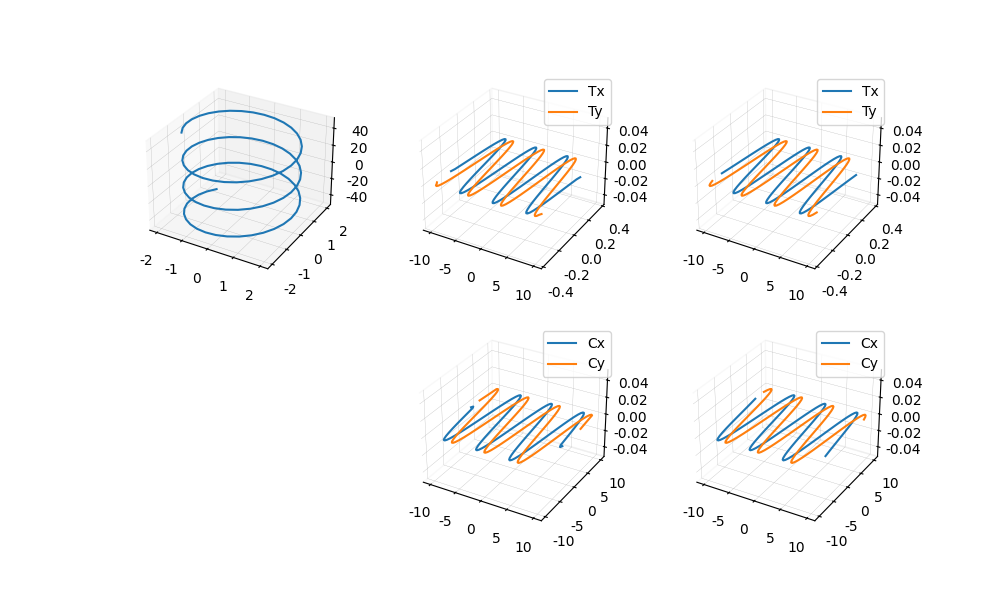

The Python source for this figure:
import numpy as np 
from sympy import *
import matplotlib.pyplot as plt 

plt.rcParams['font.sans-serif'] = ['Microsoft JhengHei'] 
plt.rcParams['axes.unicode_minus'] = False

t = np.linspace(-10,10,100)

x, y, z = 2*np.cos(t), 2*np.sin(t), 5*t
x1, y1, z1 = np.gradient(x,t), np.gradient(y,t), np.gradient(z,t)
x2, y2, z2 = np.gradient(x1,t), np.gradient(y1,t), np.gradient(z1,t)

x_1, y_1, z_1 = -2*np.sin(t), 2*np.cos(t), 5
x_2, y_2, z_2 = -2*np.cos(t), -2*np.sin(t), 0

r=Symbol('r')
xs, ys, zs = 2*cos(r), 2*sin(r), 5*r
xs1, ys1, zs1 = diff(xs,r), diff(ys,r), diff(zs,r)
xs2, ys2, zs2 = diff(xs1,r), diff(ys1,r), diff(zs1,r)

fig = plt.figure(figsize=(10,6))
plt.tight_layout(pad=2)

ax=fig.add_subplot(231, projection='3d')
ax.xaxis._axinfo["grid"]['linewidth']=0.2
ax.yaxis._axinfo["grid"]['linewidth']=0.2
ax.zaxis._axinfo["grid"]['linewidth']=0.2
ax.plot(x,y,z)

Ab1=np.sqrt(np.power(x1,2)+np.power(y1,2)+np.power(z1,2))
Ab2=np.sqrt(np.power(x_1,2)+np.power(y_1,2)+np.power(z_1,2))

Tx1, Ty1, Tz1 = x1/Ab1.mean(), y1/Ab1.mean(), z1/Ab1.mean()
ax=fig.add_subplot(232, projection='3d')
ax.xaxis.pane.fill = False
ax.yaxis.pane.fill = False
ax.zaxis.pane.fill = False
ax.xaxis._axinfo["grid"]['linewidth']=0.2
ax.yaxis._axinfo["grid"]['linewidth']=0.2
ax.zaxis._axinfo["grid"]['linewidth']=0.2
ax.plot(t,Tx1,0)
ax.plot(t,Ty1,0)
# plt.title("電腦微分",fontsize=10)
plt.legend(['Tx', 'Ty'])

Tx2, Ty2, Tz2 = x_1/Ab2[0], y_1/Ab2[0], z_1/Ab2[0]
ax=fig.add_subplot(233, projection='3d')
ax.xaxis.pane.fill = False
ax.yaxis.pane.fill = False
ax.zaxis.pane.fill = False
ax.xaxis._axinfo["grid"]['linewidth']=0.2
ax.yaxis._axinfo["grid"]['linewidth']=0.2
ax.zaxis._axinfo["grid"]['linewidth']=0.2
ax.plot(t,Tx2,0)
ax.plot(t,Ty2,0)
plt.legend(['Tx', 'Ty'])


Cx1, Cy1, Cz1 = y1*z2-y2*z1, -x1*z2+x2*z1, x1*y2-x2*y1
ax=fig.add_subplot(235, projection='3d')
ax.xaxis.pane.fill = False
ax.yaxis.pane.fill = False
ax.zaxis.pane.fill = False
ax.xaxis._axinfo["grid"]['linewidth']=0.2
ax.yaxis._axinfo["grid"]['linewidth']=0.2
ax.zaxis._axinfo["grid"]['linewidth']=0.2
ax.plot(t,Cx1,0)
ax.plot(t,Cy1,0)
plt.legend(['Cx', 'Cy'])

Cx2, Cy2, Cz2 = y_1*z_2-y_2*z_1, -x_1*z_2+x_2*z_1, x_1*y_2-x_2*y_1
ax=fig.add_subplot(236, projection='3d')
ax.xaxis.pane.fill = False
ax.yaxis.pane.fill = False
ax.zaxis.pane.fill = False
ax.xaxis._axinfo["grid"]['linewidth']=0.2
ax.yaxis._axinfo["grid"]['linewidth']=0.2
ax.zaxis._axinfo["grid"]['linewidth']=0.2
ax.plot(t,Cx2,0)
ax.plot(t,Cy2,0)
plt.legend(['Cx', 'Cy'])

K1=np.sqrt(np.power(Cx1,2)+np.power(Cy1,2)+np.power(Cz1,2))/np.power(Ab1,3)
K2=np.sqrt(np.power(Cx2,2)+np.power(Cy2,2)+np.power(Cz2,2))/np.power(Ab2,3)

plt.show()
